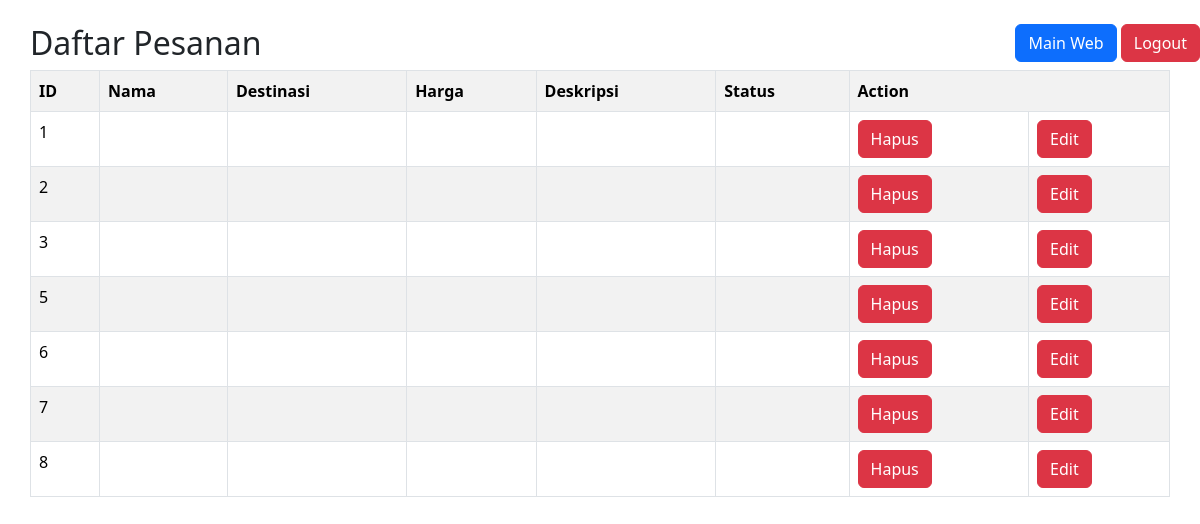
/tubes_Kelompok6C/login/manage/paket.php (signed in), run on the app's committed database.
### tables this page shows
CREATE TABLE `packages` (
  `id` int(11) NOT NULL AUTO_INCREMENT,
  `judul` varchar(20) NOT NULL,
  `destinasi` varchar(20) NOT NULL,
  `harga` varchar(30) NOT NULL,
  `deskripsi` text NOT NULL,
  PRIMARY KEY (`id`)
);

### tubes_Kelompok6C/login/manage/paket.php (the view, shortened to what this page needs)
<!DOCTYPE html>
<html lang="en">
<head>
    <link rel="stylesheet" href="../css/bootstrap.css">
    <?php
    require "../koneksi.php";
    ?>
</head>
<body>
    <div class="header mb-4">
        <div class="float-end">
        <a href="../../contoh/index.php"><button class="btn btn-primary">Main Web</button></a>
        <a href="../logout.php"><button class="btn btn-danger">Logout</button></a>
        </div>
    </div>
    <div class="mx-auto" style="width: 95%">
    <h2 class=>Daftar Pesanan</h2>
        <?php
        $query = "SELECT * FROM packages";
        $hasil=mysqli_query($koneksi,$query);
        echo "<table class='table table-bordered table-striped'>";
        echo "<tr><th>ID</th><th>Nama</th><th>Destinasi</th><th>Harga</th><th>Deskripsi</th><th>Status</th><th colspan='2'>Action</th></tr>";
        foreach($hasil as $data){
            echo"<tr>";
            echo"<td>$data[id]</td>";
            echo"<td>$data[title]</td>";
            echo"<td>$data[tour_location]</td>";
            echo"<td>$data[cost]</td>";
            echo"<td>$data[description]</td>";
            echo"<td>$data[status]</td>";
            echo"<td>";
            echo"<form method='POST' onsubmit=\"return confirm('Apakah anda yakin ingin menghapus?')\">";
            echo"<button type='submit' name='btnhapus' class='btn btn-danger'>Hapus</button>";
            echo"</form>";
            echo"</td>";
            echo"<td>";
            echo"<form method='POST' onsubmit=\"return confirm('Apakah anda yakin ingin mengedit?')\">";
            echo"<a href='../../contoh/paket/index.php'><button type='submit' name='btn' class='btn btn-danger'>Edit</button></a>";
            echo"</form>";
            echo"</td>";
        }
        echo"</table>";
        ?>
    </div>
</body>
</html>

### data on the page
packages: id "1"
packages: id "2"
packages: id "3"
packages: id "5"
packages: id "6"
packages: id "7"
packages: id "8"
